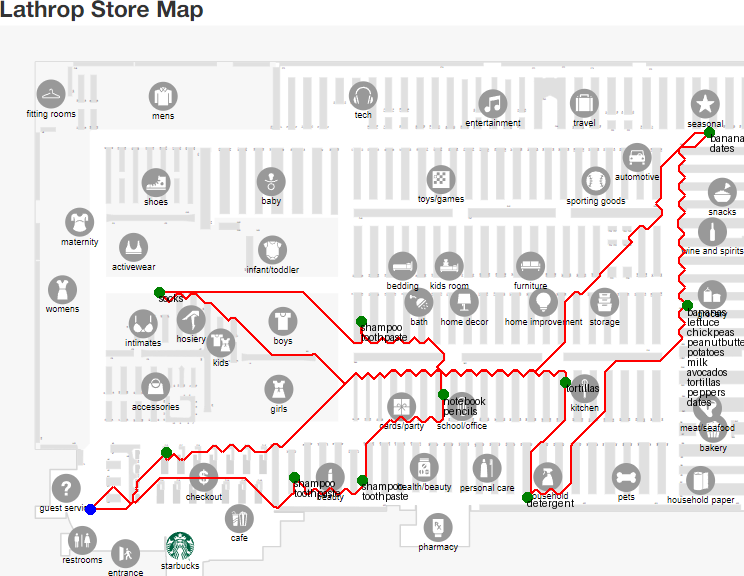
#> input picture route_image.png, 744 x 576 px
$ python -i create_route_helper.py   (imports and definitions only)
#> lines starting #> are read from the running program, lines starting #| are printed output that depends on the picture; after the words box and inside, x2 and y2 are one past the last pixel; in counts of white or black regions, pixels touching at a corner belong together
import PIL
from PIL import Image, ImageChops, ImageDraw
import requests
import re
import random
from queue import PriorityQueue
import math
import numpy as np
# [285 lines left out: functions trim_image, add_label_markers, flood_fill, shopping_order, label_positions, adjust_label_positions and 1 more, not called in this run]

def process_barriers(barriers, bbox=None):
#> called with barriers = '../route_image.png'
    im = Image.open(barriers)
#> im is the input picture: PIL image 744x576 RGB; mean R, G, B 235.6, 232.6, 232.3
    im = im.crop((0, 0, im.size[0] - 16, im.size[1]))
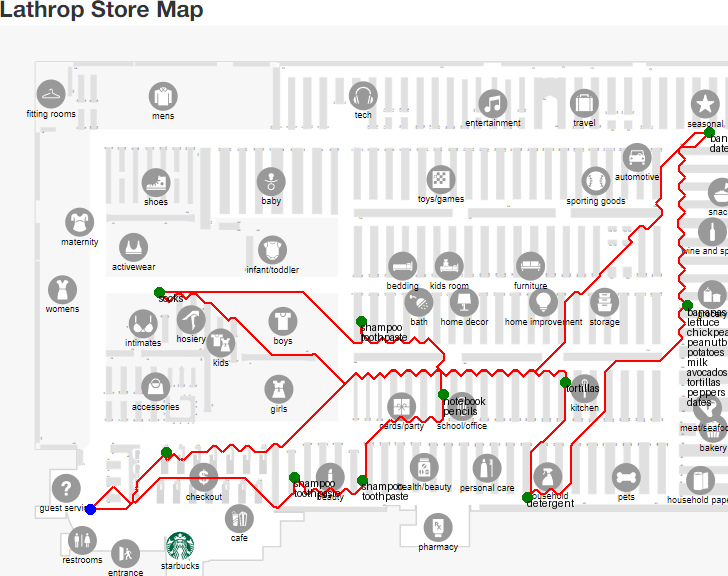
#> im: PIL image 728x576 RGB; mean R, G, B 235.6, 232.5, 232.3
    im = im.crop((0, 66, im.size[0], im.size[1]))
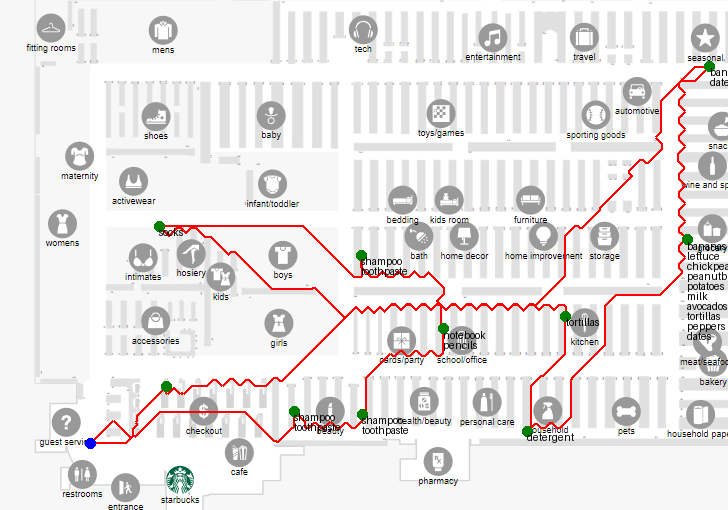
#> im: PIL image 728x510 RGB; mean R, G, B 234.6, 231.1, 230.9
    if bbox:
        im = im.crop(bbox)
    barriers = im
    barriers = barriers.convert('RGB')
    pixels = barriers.load()

    for i in range(barriers.size[0]):
        for j in range(barriers.size[1]):
            if pixels[i, j] == ( 224,224,224):
                pixels[i, j] = (255, 255, 255)
            else:
                pixels[i, j] = (0, 0, 0)
    return barriers

# [12 lines left out: function get_html_data, not called in this run]

>>> result = process_barriers('../route_image.png')
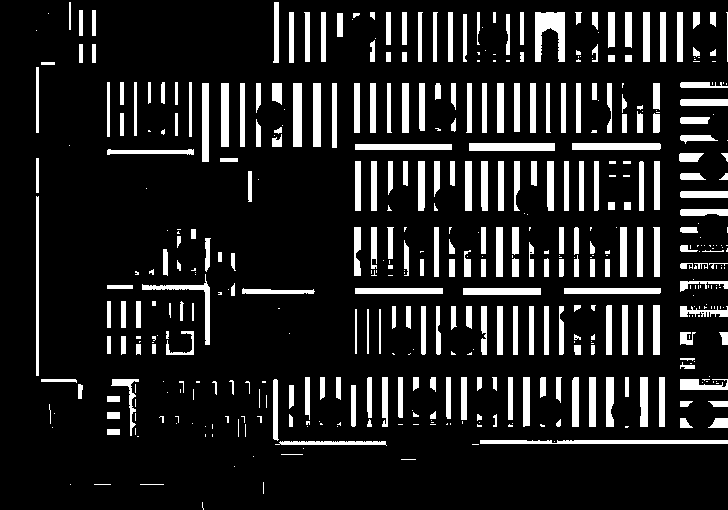
#> result: PIL image 728x510 RGB; 13.1% white; 483 white regions (214 under 20 px), largest, box (x1, y1, x2, y2) and area: (535, 12, 565, 62) 969, (480, 440, 728, 444) 950, (469, 143, 555, 151) 688
